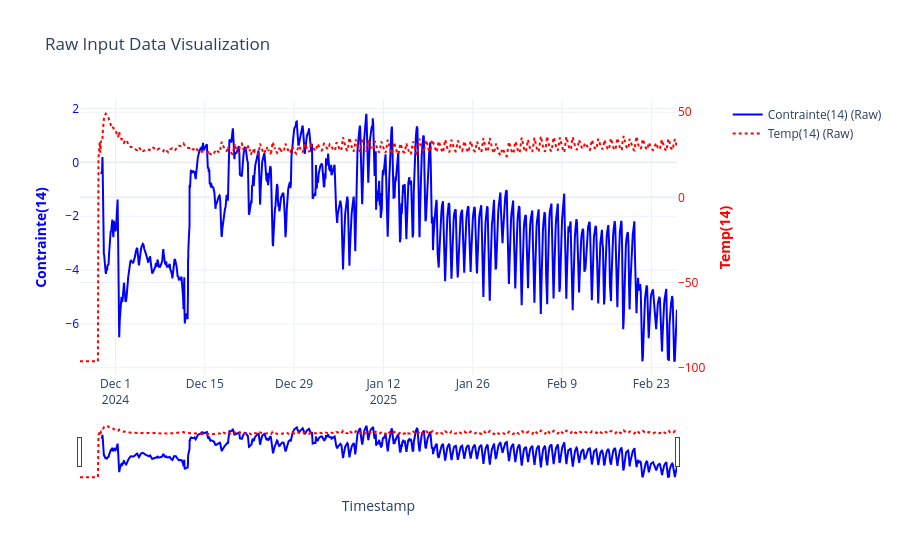

Source (notebook cell):
### Markdown cell above
### Execution Pipeline Example

### Code cell
# 1. Provide Context & Load Data
file_path = r'C:\Users\ASUS\Downloads\SK5_SG_T.csv'
freq_col = 'Contrainte(14)'
temp_col = 'Temp(14)'
dt_hours = 0.25 # Data resolution in hours (e.g. 15 mins = 0.25)
train_start_date = '2025-01-18'

df = load_and_prepare_data(file_path)
plot_raw_data(df, freq_col, temp_col, "Raw Input Data Visualization").show()

### Figure 1 — Plotly figure (JSON) as saved in the notebook; plotly's stock layout.template omitted (floating-point values rounded to 4 significant figures; data arrays with more than 128 entries replaced by an {"elided": "..."} marker saying what was removed)
{"data": [{"line": {"color": "blue"}, "name": "Contrainte(14) (Raw)", "type": "scatter", "x": {"elided": "5711 str values"}, "xaxis": "x", "y": {"elided": "5711 float values"}, "yaxis": "y"}, {"line": {"color": "red", "dash": "dot"}, "name": "Temp(14) (Raw)", "type": "scatter", "x": {"elided": "5711 str values"}, "xaxis": "x", "y": {"elided": "5711 float values"}, "yaxis": "y2"}], "layout": {"title": {"text": "Raw Input Data Visualization"}, "xaxis": {"anchor": "y", "domain": [0, 0.94], "rangeslider": {"visible": true}, "title": {"text": "Timestamp"}}, "yaxis": {"anchor": "x", "color": "blue", "domain": [0, 1], "title": {"text": "<b>Contrainte(14)</b>"}}, "yaxis2": {"anchor": "x", "color": "red", "overlaying": "y", "side": "right", "title": {"text": "<b>Temp(14)</b>"}}}}
